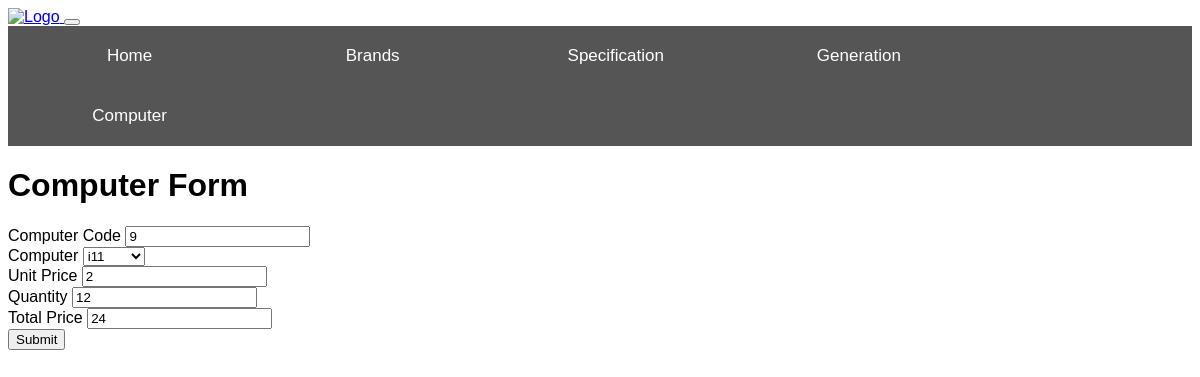
Screenshot of //update/5 with the database file from the repository.
### computer/models.py (models this page shows, shortened)
class Computer(models.Model):
    computer_code = models.CharField(max_length=50, unique=True)
    computer = models.ForeignKey(ComputerGeneration, on_delete=models.CASCADE,related_name='computer')
    quantity = models.PositiveIntegerField()
    unit_rate = models.PositiveIntegerField()
    total_price = models.PositiveIntegerField()

### computer/views.py (the view, shortened to what this page needs)
# urls.py: path('update/<int:pk>', views.UpdateComputerView.as_view(), name='update_computer'),
class UpdateComputerView(View):
    def get(self, request, pk):
        computer = get_object_or_404(Computer, pk=pk)
        form = ComputerForm(instance=computer)
        return render(request, 'update.html', {'form': form})

### computer/forms.py
class ComputerForm(forms.ModelForm):
    class Meta:
        model = Computer
        fields = '__all__'

### computer/models.py (called while the page is built)
    def __str__(self):
        return self.generation

### Templates/update.html (shortened to what this page needs)
<!DOCTYPE html>
<html lang="en">
<head>
</head>
<body>
  <div class="container-fluid">
    {% include 'navbar.html' %}
    <div class="container">
        <h1>Computer Form</h1>
  <form method="POST" action="" enctype="multipart/form-data">
    <div class="form-group">
      <label for="computer_code">Computer Code</label>
      {{ form.computer_code }}
    </div>
    <div class="form-group">
      <label for="computer">Computer</label>
      {{ form.computer }}
    </div>
    <div class="form-group">
      <label for="computer_unit">Unit Price</label>
      {{ form.quantity }}
    </div>
    <div class="form-group">
      <label for="computer_quantity">Quantity</label>
      {{ form.unit_rate }}
    </div>
    <div class="form-group">
    <label for="computer_code">Total Price</label>
    {{ form.total_price  }}
    </div>
    <button type="submit" class="btn btn-primary">Submit</button>
  </form>
    </div>
  </div>
</body>
</html>

### Templates/navbar.html (style rules this page uses)
body { font-family: Arial, Helvetica, sans-serif; }

### rows the page displays
Computer: computer_code "9", computer "i11", quantity "2", unit_rate "12", total_price "24"
